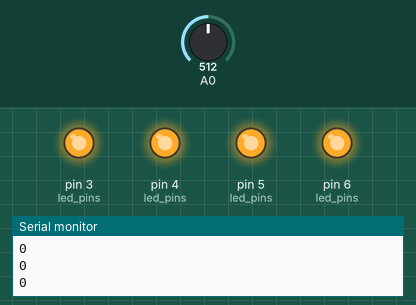
Bench run of a program on a simulated Arduino Nano, built with avr-gcc and run on an emulated ATmega328P. On the bench: output pins drawn as LEDs (lit = HIGH), the last lines printed to the serial monitor. Dashed ring = blinking. The inputs (shaded band) are chosen by the test bench; at power-on: A0 = 512.

Above: at 1.26 s.
1.3 s: A0 set to 810
At 2.4 s:
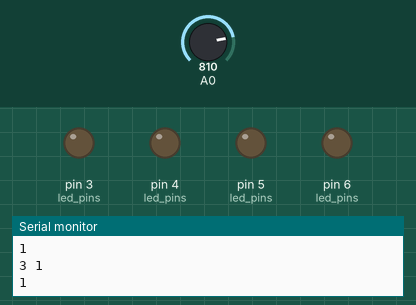
4.3 s: A0 set to 790
At 5.96 s:
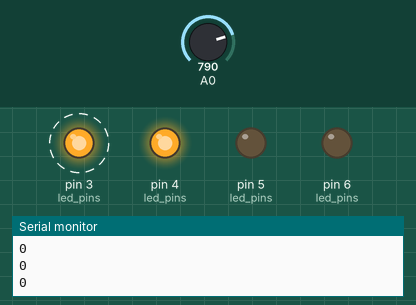
At 6.89 s:
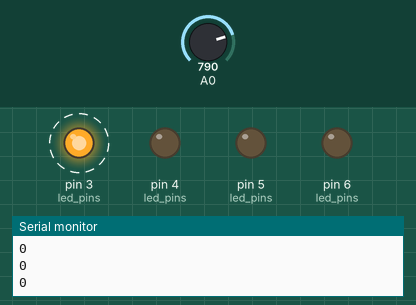
Timing chart, 0 to 13.3 s (numbered marks = the images above; inputs shaded):
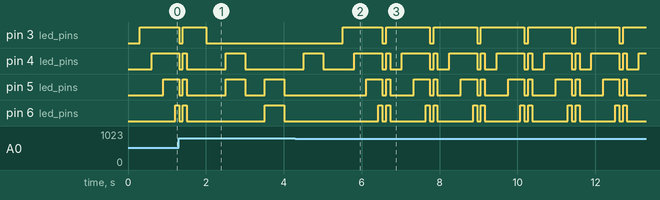

The program:

main.cpp
```cpp
#include <Arduino.h>

byte led_pins[] = {PD3, PD4, PD5, PD6};
int led_count = 4;

void light_pass();
void light_fail();
void play_light();
void check_solution();

int ledArray[4][2] = {
    {PD3},
    {PD4, PD5},
    {PD5, PD6},
    {PD4}};

int button_answer[] = {1, 3, 4, 2};
int button_list[4];
const long button_interval = 300;
unsigned int list_size = 0;
unsigned long current_millis;
unsigned long start_milis;

void setup()
{
  Serial.begin(9600);
  for (uint8_t i = 0; i < led_count; i++)
  {
    pinMode(led_pins[i], OUTPUT);
  }
  start_milis = millis();
}

void loop()
{
  current_millis = millis();
  int value = analogRead(A0);
  Serial.println(current_millis - start_milis >= button_interval);

  if (current_millis - start_milis >= button_interval)
  {
    start_milis = current_millis;
    if (value > 800 && value < 1000)
    {
      play_light();
    }
    else if (value > 750 && value < 800)
    {
      button_list[list_size] = 1;
      list_size = list_size + 1;
    }
    else if (value > 650 && value < 750)
    {
      button_list[list_size] = 2;
      list_size = list_size + 1;
    }
    else if (value > 480 && value < 650)
    {
      button_list[list_size] = 3;
      list_size = list_size + 1;
    }
    else if (value < 480)
    {
      button_list[list_size] = 4;
      list_size = list_size + 1;
    }
    check_solution();
    digitalWrite(led_pins[list_size - 1], HIGH);
  }
}

void check_solution()
{
  if (list_size < 4)
  {
    return;
  }
  else if (list_size > 4)
  {
    light_fail();
  }
  else
  {
    for (size_t i = 0; i < 4; i++)
    {
      Serial.print(button_list[i]);
      Serial.print(" ");
      Serial.println(button_answer[i]);

      if (button_answer[i] != button_list[i])
      {
        light_fail();
        return;
      }
    }
    light_pass();
  }
}

void play_light()
{

  for (uint8_t i = 0; i < 4; i++)
  {
    for (uint8_t j = 0; j < 2; j++)
    {
      digitalWrite(ledArray[i][j], HIGH);
    }
    delay(500);
    {
      for (uint8_t j = 0; j < 2; j++)
      {
        digitalWrite(ledArray[i][j], LOW);
      }
    }
    delay(500);
  }
}

void light_pass()
{
  for (uint8_t i = 0; i < led_count; i++)
  {
    digitalWrite(led_pins[i], HIGH);
  }
  while (1)
  {
  }
}
void light_fail()
{
  for (uint8_t i = 0; i < led_count; i++)
  {
    digitalWrite(led_pins[i], HIGH);
  }
  delay(100);
  for (uint8_t i = 0; i < led_count; i++)
  {
    digitalWrite(led_pins[i], LOW);
  }
  delay(100);

  for (uint8_t i = 0; i < led_count; i++)
  {
    digitalWrite(led_pins[i], HIGH);
  }
  delay(100);
  for (uint8_t i = 0; i < led_count; i++)
  {
    digitalWrite(led_pins[i], LOW);
  }

  list_size = 0;
  memset(button_list, 0, 4);
}
```

Measured:
- after the input at 4.3 s, pin 3 (led_pins): alternates HIGH for 1.1 s and LOW for 0.10 s, starting after 2.2 s
- by itself, pin 5 (led_pins): repeats every 1.2 s: LOW 0.10 s, HIGH 0.10 s, LOW 0.60 s, HIGH 0.41 s
- by itself, pin 6 (led_pins): repeats every 1.2 s: LOW 0.10 s, HIGH 0.10 s, LOW 0.92 s, HIGH 0.10 s
